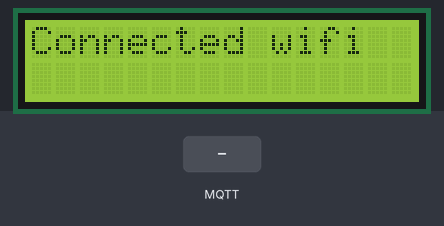
Bench run of a program on a simulated ESP32. Parts: 16×2 character LCD. The inputs (shaded band) are chosen by the test bench. WiFi joins after 1.5 s; servers stay silent unless stated; no MQTT or app messages arrive unless stated; what the program prints to the serial monitor is not drawn.

Above: at 2.6 s.
At 3.7 s:
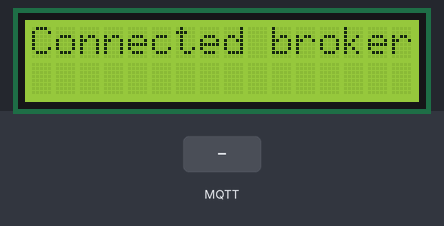
4.9 s: MQTT message "1" arrives on the first subscribed topic
At 5.6 s:
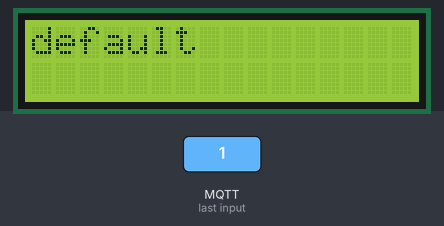
6.4 s: MQTT message "0" arrives on the first subscribed topic
9.4 s: MQTT message "2" arrives on the first subscribed topic
At 14.6 s:
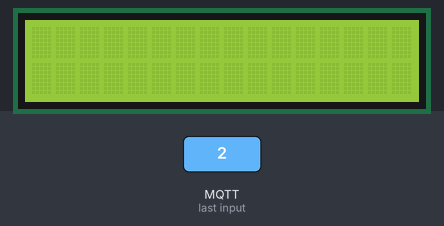
Timing chart, 0 to 16.1 s (numbered marks = the images above; inputs shaded):
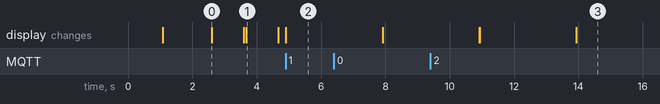

Measured:
- after the input at 4.9 s, the display: changes at once (image 2)
- what the display in image 0 shows lasts 1.0 s, from 2.6 s to 3.6 s

The program:

main.cpp
```cpp
#include <Arduino.h>
#include <ArduinoJson.h>
#include <WiFi.h>
#include <PubSubClient.h>
#include <LiquidCrystal_I2C.h>

#define SUBSCRIBE_TOPIC "test/trimble"
#define LCD_ADDRESS 0x27
#define LCD_COLUMNS 16
#define LCD_ROWS 2

const char* WIFI_SSID = "brisa-3091372";
const char* WIFI_PASSWORD = "teskdl6u";

const char* mqtt_server = "192.168.0.5";
const int mqtt_port = 1883;
char print_message[32] = "";

WiFiClient espClient;
PubSubClient client(espClient);

LiquidCrystal_I2C lcd(LCD_ADDRESS, LCD_COLUMNS, LCD_ROWS);

void connect_to_wiFi() {
  WiFi.mode(WIFI_STA);
  WiFi.begin(WIFI_SSID, WIFI_PASSWORD);

  Serial.print("Connecting to WiFi");
  while (WiFi.status() != WL_CONNECTED) {
    delay(500);
    Serial.print(".");
  }

  Serial.print(" done!\n");
  Serial.println("IP address: ");
  Serial.println(WiFi.localIP());
}

void callback(char* topic, byte* message, unsigned int length) {
  StaticJsonDocument<256> doc;
  Serial.print("Message arrived on topic: ");
  Serial.print(topic);
  Serial.print(". Message: ");
  String messageTemp;

  deserializeJson(doc, (const byte*)message, length);
  strlcpy(print_message, doc["print"] | "default", sizeof(print_message));

  for (int i = 0; i < length; i++) {
    messageTemp += (char)message[i];
  }

  Serial.println(messageTemp);

  lcd.setCursor(0, 0);

  lcd.print(print_message);
  Serial.println(print_message);
  delay(3000);

  lcd.clear();
}

void reconnect() {

  client.setServer(mqtt_server, mqtt_port);

  while (!client.connected()) {
    Serial.print("Seeking MQTT connection...");

    if (client.connect("ESP32Client")) {
      Serial.println("connected");

      lcd.setCursor(0, 0);
      lcd.print("Connected broker");
      delay(1000);
      lcd.clear();

      client.subscribe("test/trimble");
    } else {
      Serial.print("failed, client state=");
      Serial.print(client.state());
      Serial.println(" try again in 5 seconds");

      lcd.setCursor(0, 0);
      lcd.print("Broker fail");
      delay(1000);
      lcd.clear();

      lcd.setCursor(0, 0);
      lcd.print("Trying again");
      delay(1000);
      lcd.clear();

      delay(5000);
    }
  }
}

void setup() {
  lcd.init();
  Serial.println("LCD was initialized");

  lcd.backlight(); // turn on the black light
  lcd.setBacklight(255);

  lcd.setCursor(0, 0);
  lcd.print("Hello, World!");
  delay(1000);
  lcd.clear();

  Serial.begin(115200);
  connect_to_wiFi();

  lcd.setCursor(0, 0);
  lcd.print("Connected wifi");
  delay(1000);
  lcd.clear();

  client.setCallback(callback);
  client.subscribe(SUBSCRIBE_TOPIC);
  Serial.print("This client was subcribed at: ");
  Serial.println(SUBSCRIBE_TOPIC);
  Serial.println("black light is on");
}

void loop() {
  if (!client.connected()) {
    reconnect();
  }

  client.loop();
}
```
